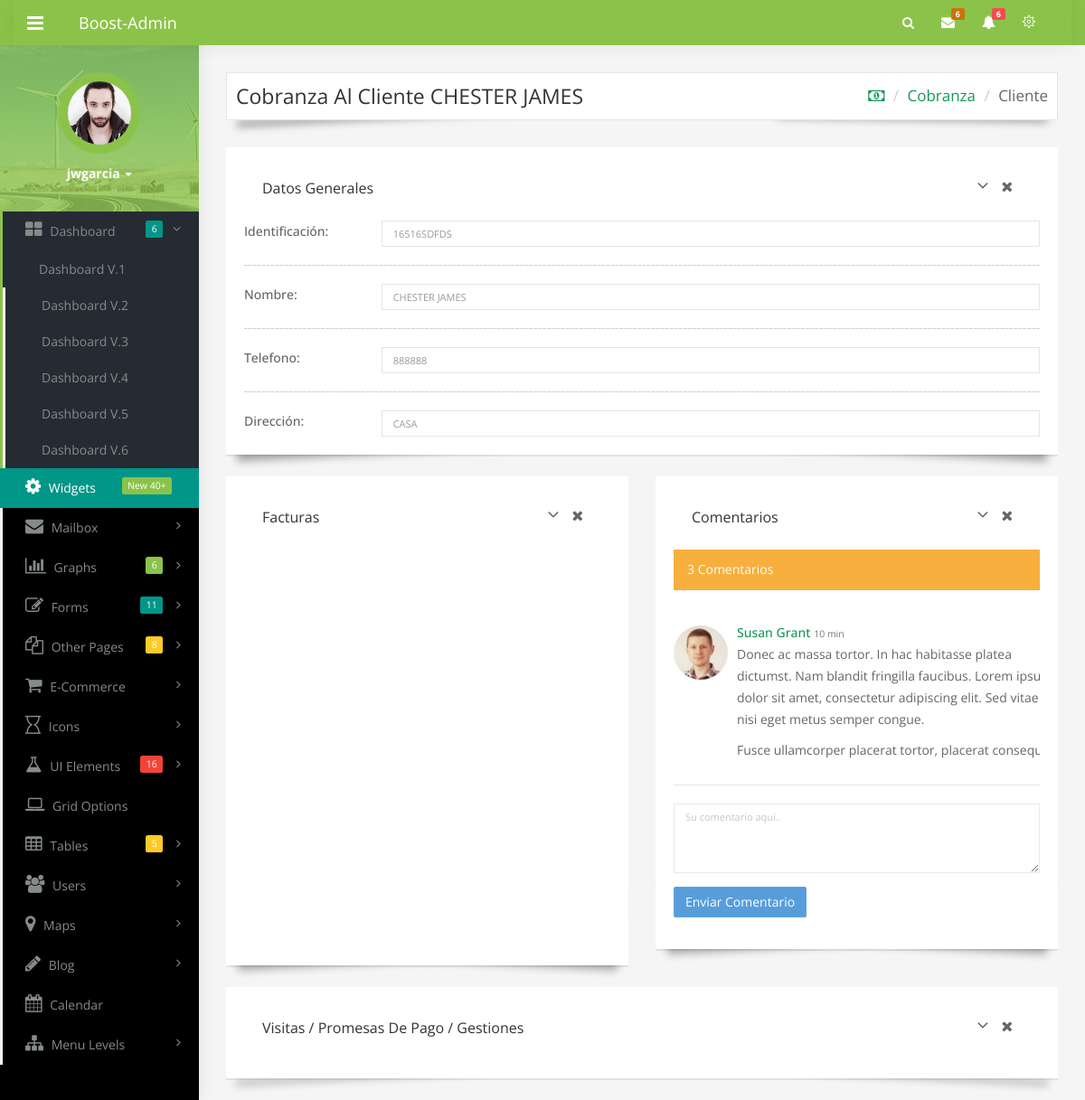
The page /app/cobranza_cliente/?id=1 (signed in) on the database its author committed.
### app/models.py (models this page shows, shortened)
class Cliente(models.Model):
    identificacion = models.CharField(max_length=14)
    nombre = models.CharField(max_length=165)
    telefono = models.CharField(max_length=50)
    direccion = models.TextField(max_length=600)
    gestiones = models.ManyToManyField(Gestion)
    comentarios = models.ManyToManyField(Comentario)

### app/views.py (the view)
class cobranza_cliente(TemplateView):
    template_name = "app/cobranza_cliente.html"
    def get(self, request, *args, **kwargs):
        context = self.get_context_data()
        if request.GET.get('id'):
            id_cliente = int(request.GET.get('id'))
            context['cliente'] = Cliente.objects.get(id=id_cliente)
            context['facturas'] = Factura.objects.all().filter(cliente=Cliente.objects.get(id=id_cliente))
        return super(cobranza_cliente, self).render_to_response(context)

### app/templates/app/cobranza_cliente.html (shortened to what this page needs)
{% extends "app/index.html" %}
{% block breadcrums %}
<div class="row">
    <div class="col-sm-12">
        <div class="page-title" style="margin-bottom: 0px;">
            <h1>Cobranza al Cliente {{ cliente.nombre }}<small></small></h1>
            <ol class="breadcrumb">
                <li><a href="#"><i class="fa fa-money"></i></a></li>
                <li><a href="../cobranza">Cobranza</a></li>
                <li class="active">Cliente</li>
            </ol>
        </div>
    </div>
</div>
{% endblock breadcrums %}
{% block cuerpo %}
<div class="row">
    <div class="col-sm-12">
        <div class="panel panel-card recent-activites">
            <div class="panel-heading">
                <h4 class="panel-title">Datos Generales</h4>
                <div class="panel-actions">
                    <a href="#" class="panel-action panel-action-toggle" data-panel-toggle></a>
                    <a href="#" class="panel-action panel-action-dismiss" data-panel-dismiss></a>
                </div>
            </div>
            <div class="panel-body">
                <div class="row">
                    <div class="form-group">
                        <label class="col-sm-2 control-label">Identificación:</label>
                        <div class="col-sm-10">
                            <input class="form-control" disabled="true" placeholder="identificacion:" type="text" value="{{ cliente.identificacion }}">
                        </div>
                    </div>
                </div>
                <div class="hr-line-dashed"></div>
                <div class="row">
                    <div class="form-group">
                        <label class="col-sm-2 control-label">Nombre:</label>
                        <div class="col-sm-10">
                            <input class="form-control" disabled="true" placeholder="Nombre:" type="text" value="{{ cliente.nombre }}">
                        </div>
                    </div>
                </div>
                <div class="hr-line-dashed"></div>
                <div class="row">
                    <div class="form-group">
                        <label class="col-sm-2 control-label">Telefono:</label>
                        <div class="col-sm-10">
                            <input class="form-control" disabled="true" placeholder="Telefono:" type="text" value="{{ cliente.telefono }}">
                        </div>
                    </div>
                </div>
                <div class="hr-line-dashed"></div>
                <div class="row">
                    <div class="form-group">
                        <label class="col-sm-2 control-label">Dirección:</label>
                        <div class="col-sm-10">
                            <input class="form-control" disabled="true" placeholder="Dirección:" type="text" value="{{ cliente.direccion }}">
                        </div>
                    </div>
                </div>
            </div>
        </div>
    </div>
</div>
<div class="row">
    <div class="col-sm-6">
        <div class="panel panel-card recent-activites">
            <div class="panel-heading">
                <h4 class="panel-title">Facturas</h4>
                <div class="panel-actions">
                    <a href="#" class="panel-action panel-action-toggle" data-panel-toggle></a>
                    <a href="#" class="panel-action panel-action-dismiss" data-panel-dismiss></a>
                </div>
            </div>
            <div class="panel-body">
                <div class="nano has-scrollbar" style="height:440px">
                    <div class="nano-content pad-all" tabindex="0" style="right: -17px;">
                    </div>
                </div>
            </div>
        </div>
    </div>
    <div class="col-sm-6">
        <div class="panel panel-card recent-activites ">
            <div class="panel-heading">
                <h4 class="panel-title">Comentarios</h4>
                <div class="panel-actions">
                    <a href="#" class="panel-action panel-action-toggle" data-panel-toggle></a>
                    <a href="#" class="panel-action panel-action-dismiss" data-panel-dismiss></a>
                </div>
            </div>
            <div class="panel-body">
                <div class="nano has-scrollbar" style="height:240px">
                    <div class="nano-content pad-all" tabindex="0" style="right: -17px;">
                        <div class="panel panel-warning">
                            <div class="panel-heading">3 Comentarios</div>
                            <div class="panel-body">
                                <br/>
                                <div class="media">
                                    <div class="media-left">
                                        <a href="#">
                                            <img src="/static/app/images/avtar-2.jpg" class="media-object img-circle" alt="" width="60">
                                        </a>
                                    </div>
                                    <div class="media-body">
                                        <h4 id="media-heading" class="media-heading"><a href="">Susan Grant</a>
                                            <small>10 min</small>
                                        </h4>
                                        <p>Donec ac massa tortor. In hac habitasse platea dictumst. Nam blandit fringilla faucibus. Lorem ipsum dolor sit amet, consectetur adipiscing elit. Sed vitae nisi eget metus semper congue.</p>
                                        <p>Fusce ullamcorper placerat tortor, placerat consequat diam cursus posuere.</p>
                                    </div>
                                </div>
                            </div>
                        </div>
                    </div>
                </div>
                <hr>
                <div class="form-horizontal">
                    <div class="form-group">
                        <div class="col-xs-12">
                            <textarea id="post-comment" name="post-comment" rows="4" placeholder="Su comentario aquí.." class="form-control"></textarea>
                        </div>
                    </div>
                    <div class="form-group">
                        <div class="col-xs-12">
                            <button class="btn btn-effect-ripple btn-primary">Enviar comentario</button>
                        </div>
                    </div>
                </div>
            </div>
        </div>
    </div>
</div>
<div class="row">
    <div class="col-sm-12">
        <div class="panel panel-card recent-activites">
            <div class="panel-heading">
                <h4 class="panel-title">Visitas / Promesas de pago / Gestiones</h4>
                <div class="panel-actions">
                    <a href="#" class="panel-action panel-action-toggle" data-panel-toggle></a>
                    <a href="#" class="panel-action panel-action-dismiss" data-panel-dismiss></a>
                </div>
            </div>
        </div>
    </div>
</div>
{% endblock cuerpo %}

### app/templates/app/index.html (shortened to what this page needs)
<!DOCTYPE html>
<html lang="en">
<head>
        <link href="/static/app/bootstrap/css/bootstrap.min.css" rel="stylesheet">
        <link href="/static/app/css/waves.min.css" type="text/css" rel="stylesheet">
        <link rel="stylesheet" href="/static/app/css/nanoscroller.css">
        <link href="/static/app/css/morris-0.4.3.min.css" rel="stylesheet">
        <link href="/static/app/css/menu-light.css" type="text/css" rel="stylesheet">
        <link href="/static/app/css/style.css" type="text/css" rel="stylesheet">
        <link href="/static/app/font-awesome/css/font-awesome.min.css" rel="stylesheet">
        <link href="/static/app/css/themify-icons.css" rel="stylesheet">
        <link href="/static/app/css/color.css" rel="stylesheet">
        <link href="/static/app/css/app.min.1.css" rel="stylesheet">
        <link href="/static/app/css/fullcalendar.min.css" rel="stylesheet">
    </head>
    <body class="green dark">
        {% block static-navbar %}
        <nav class="navbar navbar-default yamm navbar-fixed-top">
            <div class="container-fluid">
                <button type="button" class="navbar-minimalize minimalize-styl-2  pull-left "><i class="fa fa-bars"></i></button>
                <div class="navbar-header">
                    <a class="navbar-brand" href="#">   Boost-Admin</a>
                </div>
                <div id="navbar" class="navbar-collapse collapse">
                    <ul class="nav navbar-nav navbar-right navbar-top-drops">
                        <li> <span class="search-icon"><i class="fa fa-search"></i></span>
                        </li>
                        <li class="dropdown"><a href="#" class="dropdown-toggle button-wave" data-toggle="dropdown"><i class="fa fa-envelope"></i> <span class="badge badge-xs badge-info">6</span></a>
                        </li>
                        <li class="dropdown"><a href="#" class="dropdown-toggle button-wave" data-toggle="dropdown"><i class="fa fa-bell"></i> <span class="badge badge-xs badge-warning">6</span></a>
                        </li>
                        <li class="dropdown opt"><a href="#" class="dropdown-toggle button-wave" data-toggle="dropdown"><span class="ti-settings"></span></a>
                        </li>
                    </ul>
                </div>
            </div>
        </nav>
        {% endblock static-navbar %}
        <section class="page">
          {% block aside-bar %}
            <nav class="navbar-aside navbar-static-side" role="navigation">
                <div class="sidebar-collapse nano">
                    <div class="nano-content">
                        <ul class="nav metismenu" id="side-menu">
                            <li class="nav-header">
                                <div class="dropdown side-profile text-left">
                                    <span style="display: block;">
                                        <img alt="image" class="img-circle" src="/static/app/images/avtar-1.jpg" width="40">
                                    </span>
                                    <a data-toggle="dropdown" class="dropdown-toggle" href="#">
                                        <span class="clear" style="display: block;"> <span class="block m-t-xs"> <strong class="font-bold">{{user.username}} <b class="caret"></b></strong>
                                            </span></span> </a>
                                </div>
                            </li>
                            <li class="active">
                                <a href="#"><i class="fa fa-th-large"></i> <span class="nav-label">Dashboard </span><span class="fa arrow"></span><span class="label label-rouded pull-right p1-bg note-icon">6</span></a>
                                <ul class="nav nav-second-level collapse">
                                    <li><a href="index.html">Dashboard V.1</a></li>
                                    <li><a href="index-2.html">Dashboard V.2 </a></li>
                                    <li><a href="index-3.html">Dashboard V.3 </a></li>
                                    <li><a href="index-4.html">Dashboard V.4 </a></li>
                                    <li><a href="index-5.html">Dashboard V.5 </a></li> <li><a href="index-6.html">Dashboard V.6 </a></li>
                            </ul>
                        </li>
                         <li class="p1-bg">
                            <a href="widgets.html"><i class="fa fa-cog"></i> <span class="nav-label">Widgets </span><span class="label label-rouded pull-right p3-bg note-icon">New 40+</span></a>
                        </li>
                            <li>
                                <a href="mailbox.html"><i class="fa fa-envelope"></i> <span class="nav-label">Mailbox </span><span class="fa arrow"></span></a>
                            </li>
                            <li>
                                <a href="#"><i class="fa fa-bar-chart"></i> <span class="nav-label">Graphs</span><span class="fa arrow"></span><span class="label label-rouded pull-right p3-bg note-icon">6</span></a>
                            </li>
                            <li>
                                <a href="#"><i class="fa fa-edit"></i> <span class="nav-label">Forms</span><span class="fa arrow"></span><span class="label label-rouded pull-right p1-bg note-icon">11</span></a>
                            </li>
                            <li>
                                <a href="#"><i class="fa fa-files-o"></i> <span class="nav-label">Other Pages</span><span class="fa arrow"></span><span class="label label-rouded pull-right p4-bg note-icon">8</span></a>
                            </li>
                            <li>
                                <a href="#"><i class="fa fa-shopping-cart"></i> <span class="nav-label">E-commerce</span><span class="fa arrow"></span></a>
                            </li>
                            <li>
                                <a href="#"><i class="fa fa-hourglass-o"></i> <span class="nav-label">Icons</span><span class="fa arrow"></span></a>
                            </li>
                            <li>
                                <a href="#"><i class="fa fa-flask"></i> <span class="nav-label">UI Elements</span><span class="fa arrow"></span><span class="label label-rouded pull-right p2-bg note-icon">16</span></a>
                            </li>
                            <li>
                                <a href="grid_options.html"><i class="fa fa-laptop"></i> <span class="nav-label">Grid options</span></a>
                            </li>
                            <li>
                                <a href="#"><i class="fa fa-table"></i> <span class="nav-label">Tables</span><span class="fa arrow"></span><span class="label label-rouded pull-right p4-bg note-icon">5</span></a>
                            </li>
                            <li>
                                <a href="#"><i class="fa fa-users"></i> <span class="nav-label">Users</span><span class="fa arrow"></span></a>
                            </li>
                            <li>
                                <a href="#"><i class="fa fa-map-marker"></i> <span class="nav-label">maps</span><span class="fa arrow"></span></a>
                            </li>
                            <li>
                                <a href="#"><i class="fa fa-pencil"></i> <span class="nav-label">Blog</span><span class="fa arrow"></span></a>
                            </li>
                            <li><a href="calendar.html"><i class="fa fa-calendar"></i>  <span class="nav-label">Calendar </span></a></li>
                            <li>
                                <a href="#"><i class="fa fa-sitemap"></i> <span class="nav-label">Menu Levels </span><span class="fa arrow"></span></a>
                            </li>
                        </ul>
                    </div>
                </div>
            </nav>
          {% endblock aside-bar %}
            <div id="wrapper">
                <div class="content-wrapper container">
                    {% block breadcrums %}{% endblock breadcrums %}
                </div>
                <div class="content-wrapper container">
                     {% block cuerpo %}{% endblock cuerpo %}
                </div>
            </div>
        </section>
    </body>
</html>

### rows shown on the page
Cliente: nombre "CHESTER JAMES", identificacion "16516SDFDS", telefono "888888", direccion "CASA"

### other values the page prints
{{ user.username }} "jwgarcia"
